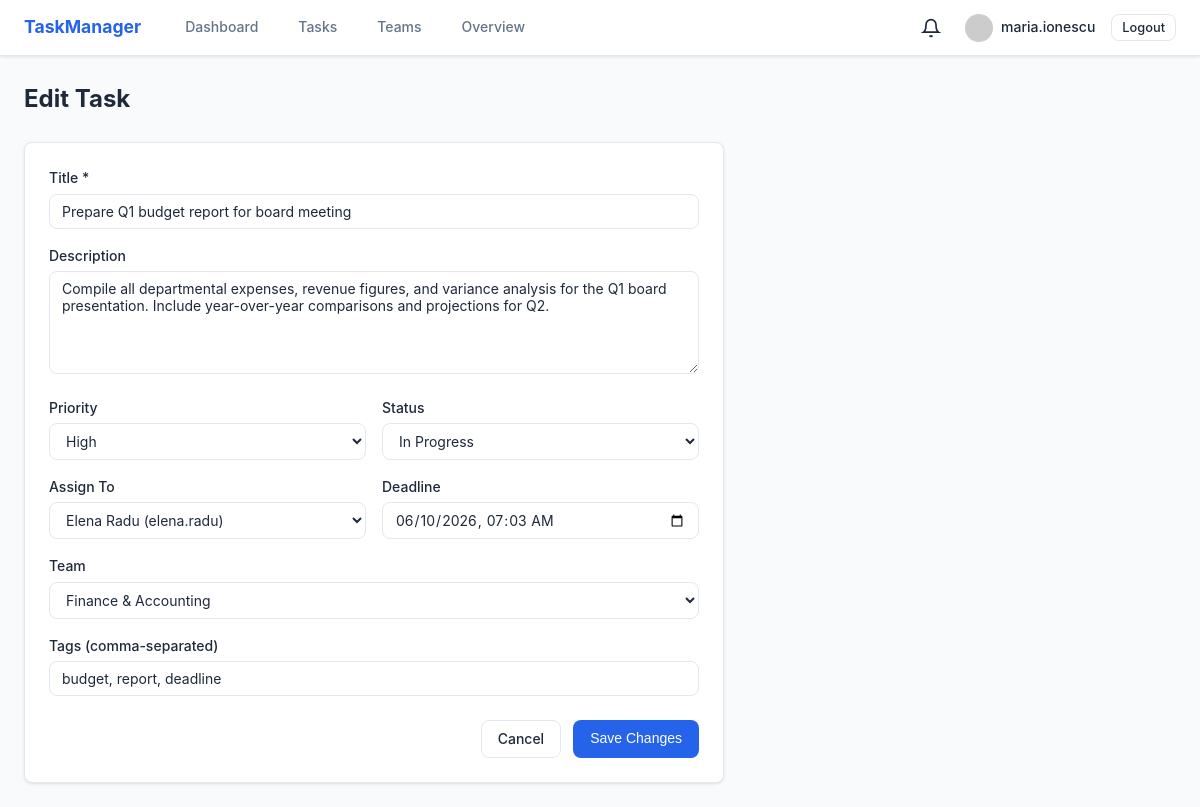
The page /tasks/1/edit (signed in) on the database its author committed.
### models/user.py (models this page shows, shortened)
class User(UserMixin, db.Model):
    __tablename__ = 'users'
    id = db.Column(db.Integer, primary_key=True)
    username = db.Column(db.String(64), unique=True, nullable=False, index=True)
    email = db.Column(db.String(120), unique=True, nullable=False, index=True)
    password_hash = db.Column(db.String(128), nullable=False)
    full_name = db.Column(db.String(120), default='')
    job_title = db.Column(db.String(120), default='')
    department = db.Column(db.String(120), default='')
    bio = db.Column(db.Text, default='')
    role = db.Column(db.String(20), default='user')  # user, manager, admin
    is_active = db.Column(db.Boolean, default=True)
    notify_assignment = db.Column(db.Boolean, default=True)
    notify_comments = db.Column(db.Boolean, default=True)
    notify_deadlines = db.Column(db.Boolean, default=True)
    created_at = db.Column(db.DateTime, default=datetime.utcnow)
    last_seen = db.Column(db.DateTime, default=datetime.utcnow)
    tasks_created = db.relationship('Task', foreign_keys='Task.creator_id', backref='creator', lazy='dynamic')
    tasks_assigned = db.relationship('Task', foreign_keys='Task.assignee_id', backref='assignee', lazy='dynamic')
    comments = db.relationship('Comment', backref='author', lazy='dynamic')
    notifications = db.relationship('Notification', backref='user', lazy='dynamic')
    teams = db.relationship('Team', secondary=team_members, backref=db.backref('members', lazy='dynamic'))
    def gravatar(self, size=80):
        digest = hashlib.md5(self.email.lower().strip().encode()).hexdigest()
        return f'https://www.gravatar.com/avatar/{digest}?d=identicon&s={size}'
    @property
    def display_name(self):
        return self.full_name or self.username

### models/task.py (models this page shows, shortened)
class Task(db.Model):
    __tablename__ = 'tasks'
    id = db.Column(db.Integer, primary_key=True)
    title = db.Column(db.String(200), nullable=False)
    description = db.Column(db.Text, default='')
    priority = db.Column(db.String(20), default='medium')  # low, medium, high, critical
    status = db.Column(db.String(20), default='todo')  # todo, in_progress, review, done
    deadline = db.Column(db.DateTime, nullable=True)
    creator_id = db.Column(db.Integer, db.ForeignKey('users.id'), nullable=False)
    assignee_id = db.Column(db.Integer, db.ForeignKey('users.id'), nullable=True)
    team_id = db.Column(db.Integer, db.ForeignKey('teams.id'), nullable=True)
    created_at = db.Column(db.DateTime, default=datetime.utcnow)
    updated_at = db.Column(db.DateTime, default=datetime.utcnow, onupdate=datetime.utcnow)
    tags = db.relationship('Tag', secondary=task_tags, backref=db.backref('tasks', lazy='dynamic'))
    comments = db.relationship('Comment', backref='task', lazy='dynamic', cascade='all, delete-orphan')

### routes/tasks.py (the view, shortened to what this page needs)
@tasks_bp.route('/<int:task_id>/edit', methods=['GET', 'POST'])
@login_required
def edit(task_id):
    task = Task.query.get_or_404(task_id)
    if task.creator_id != current_user.id and current_user.role not in ('manager', 'admin'):
        abort(403)
    users = User.query.filter_by(is_active=True).order_by(User.username).all()
    teams = Team.query.order_by(Team.name).all()
    return render_template('tasks/edit.html', task=task, users=users, teams=teams)

### templates/tasks/edit.html (shortened to what this page needs)
{% extends "layouts/base.html" %}
{% block content %}
<div class="page-header">
    <h1>Edit Task</h1>
</div>
<form method="POST" action="{{ url_for('tasks.edit', task_id=task.id) }}" class="form-card">
    <div class="form-group">
        <label for="title">Title *</label>
        <input type="text" id="title" name="title" required value="{{ task.title }}">
    </div>
    <div class="form-group">
        <label for="description">Description</label>
        <textarea id="description" name="description" rows="5">{{ task.description }}</textarea>
    </div>
    <div class="form-row-2">
        <div class="form-group">
            <label for="priority">Priority</label>
            <select id="priority" name="priority">
                {% for p in ['low', 'medium', 'high', 'critical'] %}
                <option value="{{ p }}" {{ 'selected' if task.priority == p }}>{{ p|capitalize }}</option>
                {% endfor %}
            </select>
        </div>
        <div class="form-group">
            <label for="status">Status</label>
            <select id="status" name="status">
                {% for s, label in [('todo', 'To Do'), ('in_progress', 'In Progress'), ('review', 'Review'), ('done', 'Done')] %}
                <option value="{{ s }}" {{ 'selected' if task.status == s }}>{{ label }}</option>
                {% endfor %}
            </select>
        </div>
    </div>
    <div class="form-row-2">
        <div class="form-group">
            <label for="assignee_id">Assign To</label>
            <select id="assignee_id" name="assignee_id">
                {% for user in users %}
                <option value="{{ user.id }}" {{ 'selected' if task.assignee_id == user.id }}>{{ user.display_name }} ({{ user.username }})</option>
                {% endfor %}
            </select>
        </div>
        <div class="form-group">
            <label for="deadline">Deadline</label>
            <input type="datetime-local" id="deadline" name="deadline"
                   value="{{ task.deadline.strftime('%Y-%m-%dT%H:%M') if task.deadline else '' }}">
        </div>
    </div>
    <div class="form-group">
        <label for="team_id">Team</label>
        <select id="team_id" name="team_id">
            {% for team in teams %}
            <option value="{{ team.id }}" {{ 'selected' if task.team_id == team.id }}>{{ team.name }}</option>
            {% endfor %}
        </select>
    </div>
    <div class="form-group">
        <label for="tags">Tags (comma-separated)</label>
        <input type="text" id="tags" name="tags" value="{{ task.tags|map(attribute='name')|join(', ') }}">
    </div>
    <div class="form-actions">
        <a href="{{ url_for('tasks.detail', task_id=task.id) }}" class="btn btn-outline">Cancel</a>
        <button type="submit" class="btn btn-primary">Save Changes</button>
    </div>
</form>
{% endblock %}

### templates/layouts/base.html (shortened to what this page needs)
<!DOCTYPE html>
<html lang="en">
<head>
    <link rel="stylesheet" href="{{ url_for('static', filename='css/main.css') }}">
</head>
<body>
    {% if current_user.is_authenticated %}
    <nav class="navbar">
        <div class="nav-container">
            <a href="{{ url_for('dashboard.index') }}" class="nav-brand">TaskManager</a>
            <div class="nav-links">
                <a href="{{ url_for('dashboard.index') }}">Dashboard</a>
                <a href="{{ url_for('tasks.list_tasks') }}">Tasks</a>
                <a href="{{ url_for('teams.list_teams') }}">Teams</a>
                {% if current_user.role in ('manager', 'admin') %}
                <a href="{{ url_for('dashboard.overview') }}">Overview</a>
                {% endif %}
            </div>
            <div class="nav-right">
                <div class="notification-bell" id="notificationBell">
                    <svg width="20" height="20" viewBox="0 0 24 24" fill="none" stroke="currentColor" stroke-width="2"><path d="M18 8A6 6 0 0 0 6 8c0 7-3 9-3 9h18s-3-2-3-9"/><path d="M13.73 21a2 2 0 0 1-3.46 0"/></svg>
                </div>
                <a href="{{ url_for('profile.view') }}" class="nav-avatar">
                    <img src="{{ current_user.gravatar(32) }}" alt="{{ current_user.username }}" class="avatar-sm">
                    {{ current_user.username }}
                </a>
                <a href="{{ url_for('auth.logout') }}" class="btn btn-sm btn-outline">Logout</a>
            </div>
        </div>
    </nav>
    {% endif %}
    <main class="container">
        {% block content %}{% endblock %}
    </main>
</body>
</html>

### static/css/main.css (style rules this page uses)
*, *::before, *::after { box-sizing: border-box; margin: 0; padding: 0; }
:root { --primary: #2563eb; --primary-hover: #1d4ed8; --secondary: #10b981; --accent: #f59e0b; --bg: #f8fafc; --surface: #ffffff; --text: #1e293b; --text-muted: #64748b; --border: #e2e8f0; --success: #22c55e; --warning: #f97316; --error: #ef4444; --info: #3b82f6; --radius: 8px; --radius-sm: 4px; --shadow: 0 1px 3px rgba(0,0,0,.1); --shadow-md: 0 4px 6px rgba(0,0,0,.1); }
body { font-family: 'Inter', system-ui, -apple-system, sans-serif; background: var(--bg); color: var(--text); line-height: 1.6; font-size: 14px; }
a { color: var(--primary); text-decoration: none; }
.navbar { background: var(--surface); border-bottom: 1px solid var(--border); padding: 0 1.5rem; height: 56px; position: sticky; top: 0; z-index: 100; box-shadow: var(--shadow); }
.nav-container { max-width: 1200px; margin: 0 auto; display: flex; align-items: center; height: 100%; gap: 2rem; }
.nav-brand { font-weight: 700; font-size: 1.1rem; color: var(--primary); }
.nav-links { display: flex; gap: 1rem; flex: 1; }
.nav-links a { color: var(--text-muted); padding: .5rem .75rem; border-radius: var(--radius-sm); font-weight: 500; font-size: .875rem; }
.nav-right { display: flex; align-items: center; gap: 1rem; }
.nav-avatar { display: flex; align-items: center; gap: .5rem; color: var(--text); font-weight: 500; font-size: .875rem; }
.container { max-width: 1200px; margin: 0 auto; padding: 1.5rem; }
.btn { display: inline-flex; align-items: center; gap: .5rem; padding: .5rem 1rem; border-radius: var(--radius); border: 1px solid transparent; font-weight: 500; font-size: .875rem; cursor: pointer; transition: all .15s; text-decoration: none; line-height: 1.4; }
.btn-primary { background: var(--primary); color: #fff; }
.btn-outline { background: transparent; color: var(--text); border-color: var(--border); }
.btn-sm { padding: .25rem .625rem; font-size: .8rem; }
.form-group { margin-bottom: 1rem; }
.form-group label { display: block; font-weight: 500; margin-bottom: .25rem; font-size: .875rem; }
.form-group input, .form-group select, .form-group textarea { width: 100%; padding: .5rem .75rem; border: 1px solid var(--border); border-radius: var(--radius); font-size: .875rem; font-family: inherit; background: var(--surface); color: var(--text); transition: border .15s; }
.form-group textarea { resize: vertical; }
.form-row-2 { display: grid; grid-template-columns: 1fr 1fr; gap: 1rem; }
.form-actions { display: flex; gap: .75rem; justify-content: flex-end; margin-top: 1.5rem; }
.form-card { background: var(--surface); border: 1px solid var(--border); border-radius: var(--radius); padding: 1.5rem; box-shadow: var(--shadow); max-width: 700px; }
.page-header { display: flex; justify-content: space-between; align-items: center; margin-bottom: 1.5rem; }
.page-header h1 { font-size: 1.5rem; }
.avatar-sm { width: 28px; height: 28px; border-radius: 50%; vertical-align: middle; }
.notification-bell { position: relative; cursor: pointer; padding: .5rem; display: flex; align-items: center; }

### rows shown on the page
User: username "maria.ionescu"
Task: title "Prepare Q1 budget report for board meeting", description "Compile all departmental expenses, revenue figures, and variance analysis for the Q1 board presentation. Include year-over-year comparisons and projections for Q2.", deadline "06/10/2026 07:03"

### other values the page prints
form field priority "High"
form field status "In Progress"
form field assignee_id "Elena Radu (elena.radu)"
form field team_id "Finance & Accounting"
